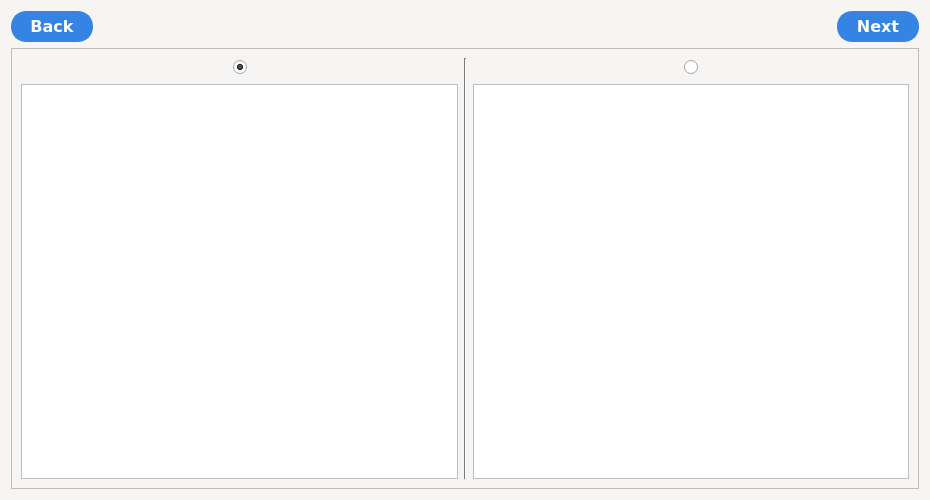
<?xml version="1.0" encoding="UTF-8"?>
<ui version="4.0">
 <class>Determinant</class>
 <widget class="QWidget" name="Determinant">
  <property name="geometry">
   <rect>
    <x>0</x>
    <y>0</y>
    <width>930</width>
    <height>500</height>
   </rect>
  </property>
  <property name="minimumSize">
   <size>
    <width>930</width>
    <height>500</height>
   </size>
  </property>
  <property name="palette">
   <palette>
    <active>
     <colorrole role="WindowText">
      <brush brushstyle="SolidPattern">
       <color alpha="255">
        <red>0</red>
        <green>0</green>
        <blue>0</blue>
       </color>
      </brush>
     </colorrole>
     <colorrole role="Button">
      <brush brushstyle="SolidPattern">
       <color alpha="255">
        <red>246</red>
        <green>245</green>
        <blue>244</blue>
       </color>
      </brush>
     </colorrole>
     <colorrole role="Light">
      <brush brushstyle="SolidPattern">
       <color alpha="255">
        <red>255</red>
        <green>255</green>
        <blue>255</blue>
       </color>
      </brush>
     </colorrole>
     <colorrole role="Midlight">
      <brush brushstyle="SolidPattern">
       <color alpha="255">
        <red>250</red>
        <green>250</green>
        <blue>249</blue>
       </color>
      </brush>
     </colorrole>
     <colorrole role="Dark">
      <brush brushstyle="SolidPattern">
       <color alpha="255">
        <red>123</red>
        <green>122</green>
        <blue>122</blue>
       </color>
      </brush>
     </colorrole>
     <colorrole role="Mid">
      <brush brushstyle="SolidPattern">
       <color alpha="255">
        <red>164</red>
        <green>163</green>
        <blue>163</blue>
       </color>
      </brush>
     </colorrole>
     <colorrole role="Text">
      <brush brushstyle="SolidPattern">
       <color alpha="255">
        <red>0</red>
        <green>0</green>
        <blue>0</blue>
       </color>
      </brush>
     </colorrole>
     <colorrole role="BrightText">
      <brush brushstyle="SolidPattern">
       <color alpha="255">
        <red>255</red>
        <green>255</green>
        <blue>255</blue>
       </color>
      </brush>
     </colorrole>
     <colorrole role="ButtonText">
      <brush brushstyle="SolidPattern">
       <color alpha="255">
        <red>0</red>
        <green>0</green>
        <blue>0</blue>
       </color>
      </brush>
     </colorrole>
     <colorrole role="Base">
      <brush brushstyle="SolidPattern">
       <color alpha="255">
        <red>255</red>
        <green>255</green>
        <blue>255</blue>
       </color>
      </brush>
     </colorrole>
     <colorrole role="Window">
      <brush brushstyle="SolidPattern">
       <color alpha="255">
        <red>246</red>
        <green>245</green>
        <blue>244</blue>
       </color>
      </brush>
     </colorrole>
     <colorrole role="Shadow">
      <brush brushstyle="SolidPattern">
       <color alpha="255">
        <red>0</red>
        <green>0</green>
        <blue>0</blue>
       </color>
      </brush>
     </colorrole>
     <colorrole role="AlternateBase">
      <brush brushstyle="SolidPattern">
       <color alpha="255">
        <red>250</red>
        <green>250</green>
        <blue>249</blue>
       </color>
      </brush>
     </colorrole>
     <colorrole role="ToolTipBase">
      <brush brushstyle="SolidPattern">
       <color alpha="255">
        <red>255</red>
        <green>255</green>
        <blue>220</blue>
       </color>
      </brush>
     </colorrole>
     <colorrole role="ToolTipText">
      <brush brushstyle="SolidPattern">
       <color alpha="255">
        <red>0</red>
        <green>0</green>
        <blue>0</blue>
       </color>
      </brush>
     </colorrole>
    </active>
    <inactive>
     <colorrole role="WindowText">
      <brush brushstyle="SolidPattern">
       <color alpha="255">
        <red>0</red>
        <green>0</green>
        <blue>0</blue>
       </color>
      </brush>
     </colorrole>
     <colorrole role="Button">
      <brush brushstyle="SolidPattern">
       <color alpha="255">
        <red>246</red>
        <green>245</green>
        <blue>244</blue>
       </color>
      </brush>
     </colorrole>
     <colorrole role="Light">
      <brush brushstyle="SolidPattern">
       <color alpha="255">
        <red>255</red>
        <green>255</green>
        <blue>255</blue>
       </color>
      </brush>
     </colorrole>
     <colorrole role="Midlight">
      <brush brushstyle="SolidPattern">
       <color alpha="255">
        <red>250</red>
        <green>250</green>
        <blue>249</blue>
       </color>
      </brush>
     </colorrole>
     <colorrole role="Dark">
      <brush brushstyle="SolidPattern">
       <color alpha="255">
        <red>123</red>
        <green>122</green>
        <blue>122</blue>
       </color>
      </brush>
     </colorrole>
     <colorrole role="Mid">
      <brush brushstyle="SolidPattern">
       <color alpha="255">
        <red>164</red>
        <green>163</green>
        <blue>163</blue>
       </color>
      </brush>
     </colorrole>
     <colorrole role="Text">
      <brush brushstyle="SolidPattern">
       <color alpha="255">
        <red>0</red>
        <green>0</green>
        <blue>0</blue>
       </color>
      </brush>
     </colorrole>
     <colorrole role="BrightText">
      <brush brushstyle="SolidPattern">
       <color alpha="255">
        <red>255</red>
        <green>255</green>
        <blue>255</blue>
       </color>
      </brush>
     </colorrole>
     <colorrole role="ButtonText">
      <brush brushstyle="SolidPattern">
       <color alpha="255">
        <red>0</red>
        <green>0</green>
        <blue>0</blue>
       </color>
      </brush>
     </colorrole>
     <colorrole role="Base">
      <brush brushstyle="SolidPattern">
       <color alpha="255">
        <red>255</red>
        <green>255</green>
        <blue>255</blue>
       </color>
      </brush>
     </colorrole>
     <colorrole role="Window">
      <brush brushstyle="SolidPattern">
       <color alpha="255">
        <red>246</red>
        <green>245</green>
        <blue>244</blue>
       </color>
      </brush>
     </colorrole>
     <colorrole role="Shadow">
      <brush brushstyle="SolidPattern">
       <color alpha="255">
        <red>0</red>
        <green>0</green>
        <blue>0</blue>
       </color>
      </brush>
     </colorrole>
     <colorrole role="AlternateBase">
      <brush brushstyle="SolidPattern">
       <color alpha="255">
        <red>250</red>
        <green>250</green>
        <blue>249</blue>
       </color>
      </brush>
     </colorrole>
     <colorrole role="ToolTipBase">
      <brush brushstyle="SolidPattern">
       <color alpha="255">
        <red>255</red>
        <green>255</green>
        <blue>220</blue>
       </color>
      </brush>
     </colorrole>
     <colorrole role="ToolTipText">
      <brush brushstyle="SolidPattern">
       <color alpha="255">
        <red>0</red>
        <green>0</green>
        <blue>0</blue>
       </color>
      </brush>
     </colorrole>
    </inactive>
    <disabled>
     <colorrole role="WindowText">
      <brush brushstyle="SolidPattern">
       <color alpha="255">
        <red>123</red>
        <green>122</green>
        <blue>122</blue>
       </color>
      </brush>
     </colorrole>
     <colorrole role="Button">
      <brush brushstyle="SolidPattern">
       <color alpha="255">
        <red>246</red>
        <green>245</green>
        <blue>244</blue>
       </color>
      </brush>
     </colorrole>
     <colorrole role="Light">
      <brush brushstyle="SolidPattern">
       <color alpha="255">
        <red>255</red>
        <green>255</green>
        <blue>255</blue>
       </color>
      </brush>
     </colorrole>
     <colorrole role="Midlight">
      <brush brushstyle="SolidPattern">
       <color alpha="255">
        <red>250</red>
        <green>250</green>
        <blue>249</blue>
       </color>
      </brush>
     </colorrole>
     <colorrole role="Dark">
      <brush brushstyle="SolidPattern">
       <color alpha="255">
        <red>123</red>
        <green>122</green>
        <blue>122</blue>
       </color>
      </brush>
     </colorrole>
     <colorrole role="Mid">
      <brush brushstyle="SolidPattern">
       <color alpha="255">
        <red>164</red>
        <green>163</green>
        <blue>163</blue>
       </color>
      </brush>
     </colorrole>
     <colorrole role="Text">
      <brush brushstyle="SolidPattern">
       <color alpha="255">
        <red>123</red>
        <green>122</green>
        <blue>122</blue>
       </color>
      </brush>
     </colorrole>
     <colorrole role="BrightText">
      <brush brushstyle="SolidPattern">
       <color alpha="255">
        <red>255</red>
        <green>255</green>
        <blue>255</blue>
       </color>
      </brush>
     </colorrole>
     <colorrole role="ButtonText">
      <brush brushstyle="SolidPattern">
       <color alpha="255">
        <red>123</red>
        <green>122</green>
        <blue>122</blue>
       </color>
      </brush>
     </colorrole>
     <colorrole role="Base">
      <brush brushstyle="SolidPattern">
       <color alpha="255">
        <red>246</red>
        <green>245</green>
        <blue>244</blue>
       </color>
      </brush>
     </colorrole>
     <colorrole role="Window">
      <brush brushstyle="SolidPattern">
       <color alpha="255">
        <red>246</red>
        <green>245</green>
        <blue>244</blue>
       </color>
      </brush>
     </colorrole>
     <colorrole role="Shadow">
      <brush brushstyle="SolidPattern">
       <color alpha="255">
        <red>0</red>
        <green>0</green>
        <blue>0</blue>
       </color>
      </brush>
     </colorrole>
     <colorrole role="AlternateBase">
      <brush brushstyle="SolidPattern">
       <color alpha="255">
        <red>246</red>
        <green>245</green>
        <blue>244</blue>
       </color>
      </brush>
     </colorrole>
     <colorrole role="ToolTipBase">
      <brush brushstyle="SolidPattern">
       <color alpha="255">
        <red>255</red>
        <green>255</green>
        <blue>220</blue>
       </color>
      </brush>
     </colorrole>
     <colorrole role="ToolTipText">
      <brush brushstyle="SolidPattern">
       <color alpha="255">
        <red>0</red>
        <green>0</green>
        <blue>0</blue>
       </color>
      </brush>
     </colorrole>
    </disabled>
   </palette>
  </property>
  <property name="windowTitle">
   <string>Bionic</string>
  </property>
  <property name="windowIcon">
   <iconset resource="../../res.qrc">
    <normaloff>:/img/img/b_logo.png</normaloff>:/img/img/b_logo.png</iconset>
  </property>
  <layout class="QVBoxLayout" name="verticalLayout">
   <item>
    <layout class="QHBoxLayout" name="horizontalLayout">
     <item>
      <widget class="QPushButton" name="back_button">
       <property name="font">
        <font>
         <family>DejaVu Sans</family>
         <pointsize>12</pointsize>
         <weight>75</weight>
         <bold>true</bold>
        </font>
       </property>
       <property name="cursor">
        <cursorShape>PointingHandCursor</cursorShape>
       </property>
       <property name="styleSheet">
        <string notr="true">background-color: rgb(53, 132, 228);
color: rgb(255, 255, 255);
border-style: solid;
border-width: 2px;
border-radius: 15px;
border-color: rgb(53, 132, 228);
padding: 4px;
width: 70px;
min-height: 18px;</string>
       </property>
       <property name="text">
        <string>Back</string>
       </property>
      </widget>
     </item>
     <item>
      <spacer name="horizontalSpacer_5">
       <property name="orientation">
        <enum>Qt::Horizontal</enum>
       </property>
       <property name="sizeHint" stdset="0">
        <size>
         <width>40</width>
         <height>20</height>
        </size>
       </property>
      </spacer>
     </item>
     <item>
      <widget class="QPushButton" name="next_button">
       <property name="font">
        <font>
         <family>DejaVu Sans</family>
         <pointsize>12</pointsize>
         <weight>75</weight>
         <bold>true</bold>
        </font>
       </property>
       <property name="cursor">
        <cursorShape>PointingHandCursor</cursorShape>
       </property>
       <property name="styleSheet">
        <string notr="true">background-color: rgb(53, 132, 228);
color: rgb(255, 255, 255);
border-style: solid;
border-width: 2px;
border-radius: 15px;
border-color: rgb(53, 132, 228);
padding: 4px;
width: 70px;
min-height: 18px;</string>
       </property>
       <property name="text">
        <string>Next</string>
       </property>
      </widget>
     </item>
    </layout>
   </item>
   <item>
    <widget class="QScrollArea" name="scrollArea">
     <property name="sizePolicy">
      <sizepolicy hsizetype="MinimumExpanding" vsizetype="MinimumExpanding">
       <horstretch>0</horstretch>
       <verstretch>0</verstretch>
      </sizepolicy>
     </property>
     <property name="widgetResizable">
      <bool>true</bool>
     </property>
     <widget class="QWidget" name="scrollAreaWidgetContents">
      <property name="geometry">
       <rect>
        <x>0</x>
        <y>0</y>
        <width>910</width>
        <height>441</height>
       </rect>
      </property>
      <layout class="QHBoxLayout" name="horizontalLayout_2">
       <item>
        <layout class="QVBoxLayout" name="layout_a">
         <item>
          <layout class="QHBoxLayout" name="horizontalLayout_3">
           <item>
            <spacer name="horizontalSpacer">
             <property name="orientation">
              <enum>Qt::Horizontal</enum>
             </property>
             <property name="sizeHint" stdset="0">
              <size>
               <width>40</width>
               <height>20</height>
              </size>
             </property>
            </spacer>
           </item>
           <item>
            <widget class="QRadioButton" name="rb_a">
             <property name="sizePolicy">
              <sizepolicy hsizetype="Maximum" vsizetype="Fixed">
               <horstretch>0</horstretch>
               <verstretch>0</verstretch>
              </sizepolicy>
             </property>
             <property name="text">
              <string/>
             </property>
             <property name="checked">
              <bool>true</bool>
             </property>
            </widget>
           </item>
           <item>
            <spacer name="horizontalSpacer_2">
             <property name="orientation">
              <enum>Qt::Horizontal</enum>
             </property>
             <property name="sizeHint" stdset="0">
              <size>
               <width>40</width>
               <height>20</height>
              </size>
             </property>
            </spacer>
           </item>
          </layout>
         </item>
         <item>
          <widget class="QTextBrowser" name="caption_a">
           <property name="sizePolicy">
            <sizepolicy hsizetype="Expanding" vsizetype="Expanding">
             <horstretch>0</horstretch>
             <verstretch>0</verstretch>
            </sizepolicy>
           </property>
           <property name="sizeAdjustPolicy">
            <enum>QAbstractScrollArea::AdjustToContents</enum>
           </property>
          </widget>
         </item>
        </layout>
       </item>
       <item>
        <widget class="Line" name="line">
         <property name="orientation">
          <enum>Qt::Vertical</enum>
         </property>
        </widget>
       </item>
       <item>
        <layout class="QVBoxLayout" name="layout_b">
         <item>
          <layout class="QHBoxLayout" name="horizontalLayout_4">
           <item>
            <spacer name="horizontalSpacer_3">
             <property name="orientation">
              <enum>Qt::Horizontal</enum>
             </property>
             <property name="sizeHint" stdset="0">
              <size>
               <width>40</width>
               <height>20</height>
              </size>
             </property>
            </spacer>
           </item>
           <item>
            <widget class="QRadioButton" name="rb_b">
             <property name="sizePolicy">
              <sizepolicy hsizetype="Maximum" vsizetype="Fixed">
               <horstretch>0</horstretch>
               <verstretch>0</verstretch>
              </sizepolicy>
             </property>
             <property name="text">
              <string/>
             </property>
            </widget>
           </item>
           <item>
            <spacer name="horizontalSpacer_4">
             <property name="orientation">
              <enum>Qt::Horizontal</enum>
             </property>
             <property name="sizeHint" stdset="0">
              <size>
               <width>40</width>
               <height>20</height>
              </size>
             </property>
            </spacer>
           </item>
          </layout>
         </item>
         <item>
          <widget class="QTextBrowser" name="caption_b">
           <property name="sizePolicy">
            <sizepolicy hsizetype="Expanding" vsizetype="Expanding">
             <horstretch>0</horstretch>
             <verstretch>0</verstretch>
            </sizepolicy>
           </property>
           <property name="sizeAdjustPolicy">
            <enum>QAbstractScrollArea::AdjustToContents</enum>
           </property>
          </widget>
         </item>
        </layout>
       </item>
      </layout>
     </widget>
    </widget>
   </item>
  </layout>
 </widget>
 <resources>
  <include location="../../res.qrc"/>
 </resources>
 <connections/>
</ui>
